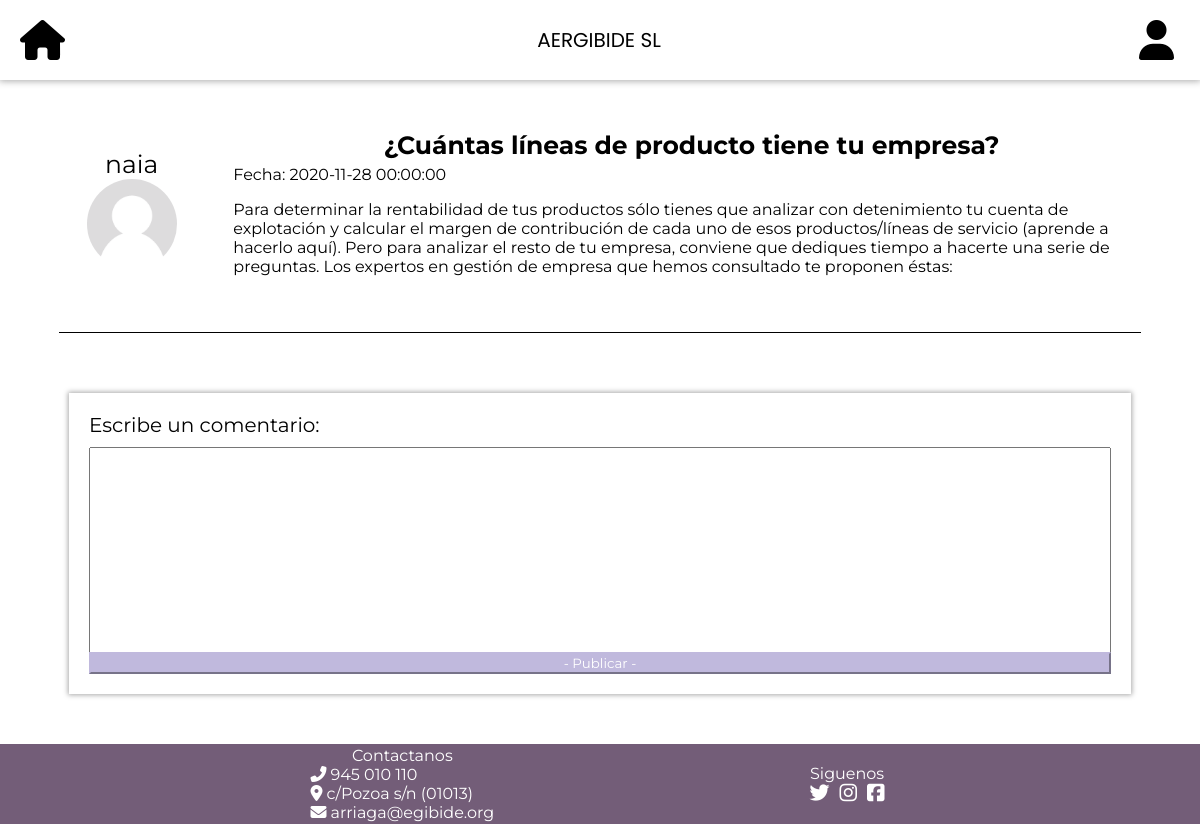
Page /php/pregunta.php?pregunta=4 on the earlier database version.
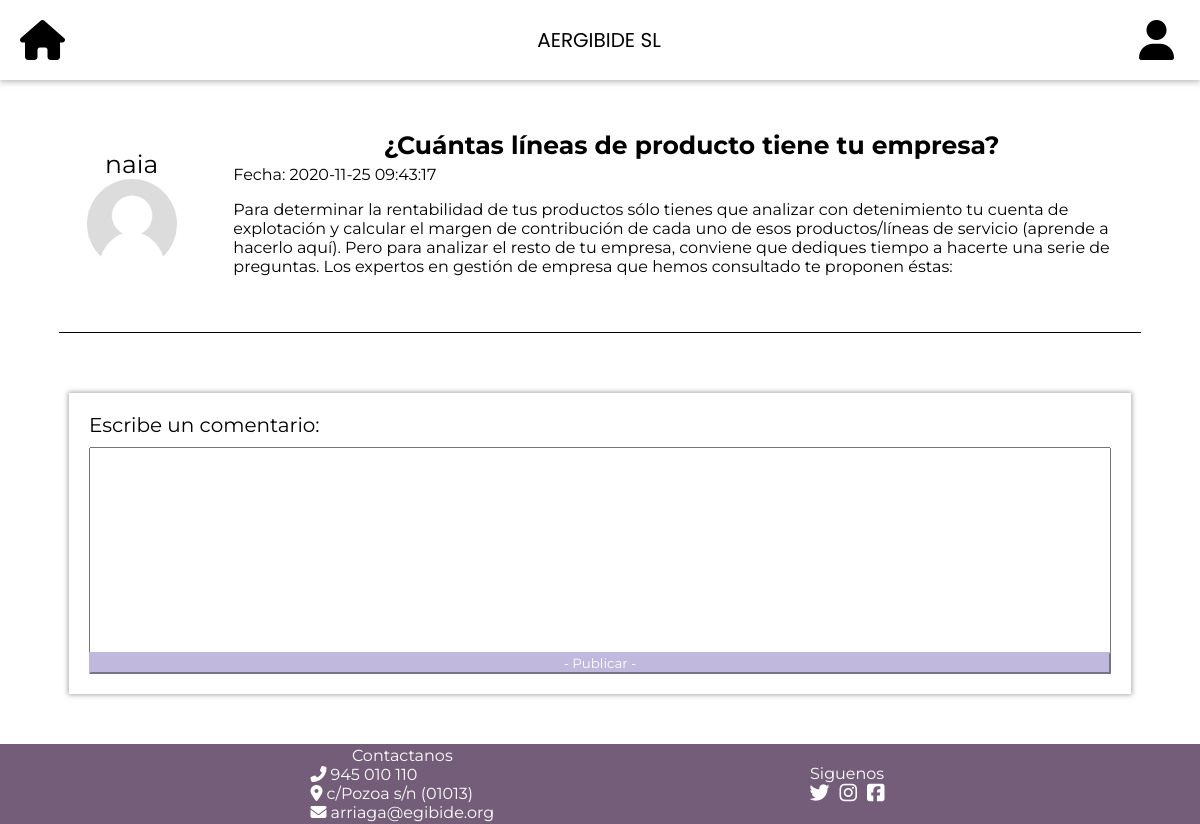
Same page on the later database version.
### tables this page shows
CREATE TABLE `Preguntas` (
  `id` int(11) NOT NULL,
  `titulo` varchar(100) NOT NULL,
  `descripcion` varchar(5000) NOT NULL,
  `fecha` datetime NOT NULL,
  `tema` varchar(20) DEFAULT NULL,
  `usuarioid` int(11) NOT NULL
);

### php/pregunta.php (called while the page is built, shortened)
<?php
require_once '../php/llamadasBD.php';
$respuestas = leerRespuestas();
$preguntaBD = leerPreguntaConcreta($_GET["pregunta"]);
$pregunta = $preguntaBD->fetch();
$usuarioBD = leerUsuarioConcreto($pregunta["usuarioid"]);
$usuario = $usuarioBD->fetch();
while ($respuestaBD = $respuestas->fetch()){
    $usuarios = leerUsuarios();
}
require "../html/pregunta.view.php";

### php/llamadasBD.php (called while the page is built, shortened)
<?php
function iniciarConexion(){
    $dbname = "db_reto2";
    $host = "localhost";
    $user = "admin";
    $pass = "12345";
    try{
       $dbh = new PDO("mysql:host=$host;dbname=$dbname",$user,$pass);
       return $dbh;
    }catch (PDOException $e){
        echo $e->getMessage();
        return null;
    }
}
function leerUsuarios()
{
    $dbh = iniciarConexion();
    $stmt = $dbh->prepare("SELECT * FROM Usuarios");
    $stmt->execute();
    $stmt->setFetchMode(PDO::FETCH_ASSOC);
    return $stmt;
}
function leerPreguntaConcreta($id){
    $dbh = iniciarConexion();
    $stmt = $dbh->prepare("SELECT * FROM Preguntas WHERE ID = $id");
    $stmt->execute();
    $stmt->setFetchMode(PDO::FETCH_ASSOC);
    return $stmt;
}
function leerUsuarioConcreto($id){
    $dbh = iniciarConexion();
    $stmt = $dbh->prepare("SELECT * FROM Usuarios WHERE ID = $id");
    $stmt->execute();
    $stmt->setFetchMode(PDO::FETCH_ASSOC);
    return $stmt;
}

### html/pregunta.view.php (the view, shortened to what this page needs)
<?php include 'header.view.php';?>
<head>
    <link rel="stylesheet" href="../html/css/pregunta.css">
</head>
<body>
    <div id="divGeneralPregunta">
        <div id="divSuperior">
            <div id="divDatosUsuarioPregunta">
                <label id="nickUsuarioPregunta"><?php echo $usuario["nickname"];?></label>
                <a href="../php/perfil.php?nickname=<?php echo $usuario["nickname"]?>">
                    <img id="imgPerfilPregunta" src="<?php echo $usuario["imagen"];?>">
                </a>
            </div>
            <div id="divDatosPregunta">
                <label id="tituloPregunta"><?php echo $pregunta["titulo"];?></label>
                <label id="detallesPregunta"> Fecha: <?php echo $pregunta["fecha"];?></label>
                <p id="descripcionPregunta"><?php echo $pregunta["descripcion"];?></p>
            </div>
        </div>
        <div id="divInferior">
            <div id="divEscribir">
                <label id="lbTuRespuesta">Escribe un comentario:</label>
                <textarea id="textAreaTuRepuesta"></textarea>
                <input id="btEnviarRespuesta" type="button" value="- Publicar -">
            </div>
        </div>
    </div>
</body>
<?php include "footer.view.php"?>

Differences in the rows shown:
changed preguntas "¿Cuántas líneas de producto tiene tu empresa?": fecha "2020-11-28 00:00:00" → "2020-11-25 09:43:17"
